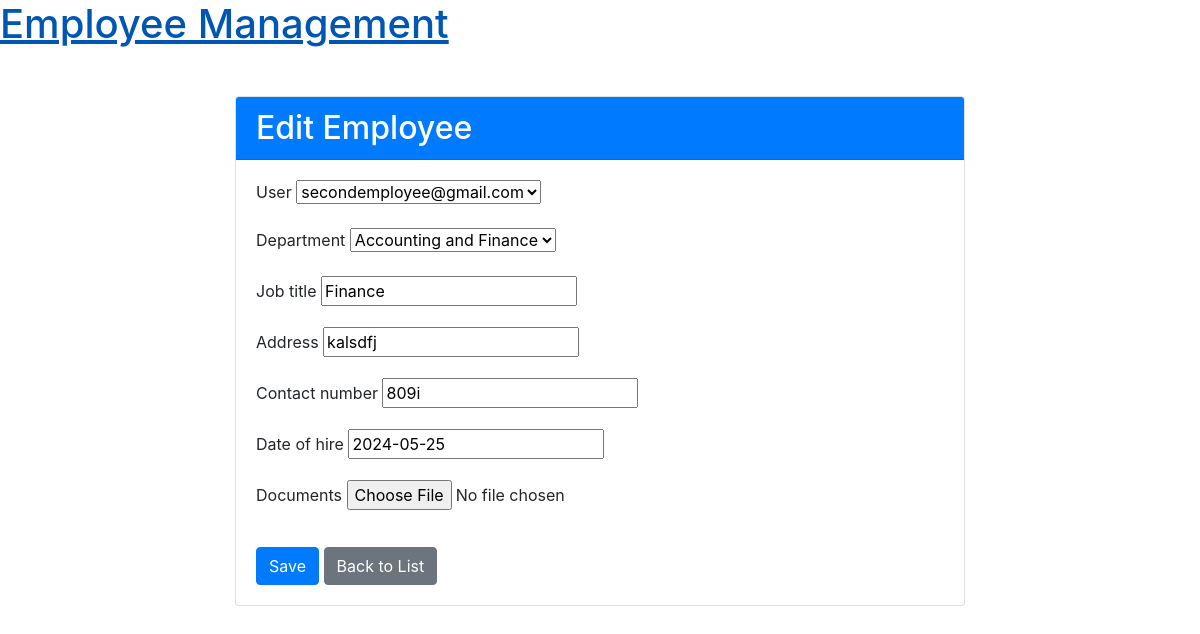
The page /employees/2/edit/ (signed in) on the database its author committed.
### employees/models.py (models this page shows, shortened)
class Employee(models.Model):
    user = models.OneToOneField(settings.AUTH_USER_MODEL, on_delete=models.CASCADE)
    department = models.ForeignKey(Department, on_delete=models.SET_NULL, null=True)
    job_title = models.CharField(max_length=100)
    address = models.CharField(max_length=255)
    contact_number = models.CharField(max_length=15)
    date_of_hire = models.DateField()
    documents = models.FileField(upload_to="employee_docs/", blank=True)

### employees/views.py (the view, shortened to what this page needs)
# urls.py: path("<int:pk>/edit/", views.EmployeeUpdateView.as_view(), name="employee_edit"),
class EmployeeUpdateView(LoginRequiredMixin, UpdateView):
    model = Employee
    form_class = EmployeeForm
    template_name = "employees/employee_form.html"
    success_url = reverse_lazy("employee_list")

### employees/forms.py
class EmployeeForm(forms.ModelForm):
    class Meta:
        model = Employee
        fields = ["user", "department", "job_title", "address", "contact_number", "date_of_hire", "documents"]

### attendance/templatetags/custom_tags.py (called while the page is built)
@register.simple_tag(takes_context=True)
def user_in_groups(context, *group_names):
    user = context['request'].user
    return user.groups.filter(name__in=group_names).exists()

### employees/models.py (called while the page is built)
    def __str__(self):
        return self.email

    def __str__(self):
        return self.name

### templates/employees/employee_form.html (shortened to what this page needs)
{% extends 'base.html' %}
{% load custom_tags %}
{% block content %}
{% user_in_groups "Manager" "Admin" as is_member %}
{% if is_member %}
  <div class="container mt-5">
    <div class="row justify-content-center">
      <div class="col-md-8">
        <div class="card">
          <div class="card-header bg-primary text-white">
            <h2 class="card-title mb-0">{% if form.instance.pk %}Edit{% else %}Add{% endif %} Employee</h2>
          </div>
          <div class="card-body">
            <form method="post" enctype="multipart/form-data">
              {% for field in form %}
                <div class="form-group">
                  <label for="{{ field.id_for_label }}" class="form-label">{{ field.label }}</label>
                  {{ field }}
                </div>
              {% endfor %}
              <button type="submit" class="btn btn-primary mt-3">Save</button>
              <a href="{% url 'employee_list' %}" class="btn btn-secondary mt-3">Back to List</a>
            </form>
          </div>
        </div>
      </div>
    </div>
  </div>
  {% else %}
    <p>You do not have access to this content.</p>
{% endif %}
{% endblock %}

### rows shown on the page
Employee: form "secondemployee@gmail.com" "Accounting and Finance" "Finance" "kalsdfj" "809i" "2024-05-25"

### other values the page prints
{{ field.label }} "User" "Department" "Job title" "Address" "Contact number" "Date of hire" "Documents"
